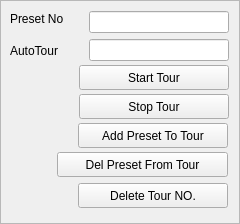
  <widget class="QFrame" name="frame7">
   <property name="geometry">
    <rect>
     <x>260</x>
     <y>170</y>
     <width>240</width>
     <height>224</height>
    </rect>
   </property>
   <property name="frameShape">
    <enum>QFrame::StyledPanel</enum>
   </property>
   <property name="frameShadow">
    <enum>QFrame::Plain</enum>
   </property>
   <property name="lineWidth">
    <number>1</number>
   </property>
   <property name="midLineWidth">
    <number>0</number>
   </property>
   <widget class="QLabel" name="textLabel3">
    <property name="geometry">
     <rect>
      <x>10</x>
      <y>11</y>
      <width>71</width>
      <height>16</height>
     </rect>
    </property>
    <property name="text">
     <string>Preset No</string>
    </property>
    <property name="wordWrap">
     <bool>false</bool>
    </property>
   </widget>
   <widget class="QLabel" name="textLabel2_2">
    <property name="geometry">
     <rect>
      <x>10</x>
      <y>43</y>
      <width>81</width>
      <height>16</height>
     </rect>
    </property>
    <property name="text">
     <string>AutoTour</string>
    </property>
    <property name="wordWrap">
     <bool>false</bool>
    </property>
   </widget>
   <widget class="QLineEdit" name="EditPresetNum">
    <property name="geometry">
     <rect>
      <x>89</x>
      <y>11</y>
      <width>140</width>
      <height>22</height>
     </rect>
    </property>
   </widget>
   <widget class="QLineEdit" name="AutoTourNo">
    <property name="geometry">
     <rect>
      <x>89</x>
      <y>39</y>
      <width>140</width>
      <height>22</height>
     </rect>
    </property>
   </widget>
   <widget class="QPushButton" name="ButStartTour">
    <property name="geometry">
     <rect>
      <x>79</x>
      <y>65</y>
      <width>150</width>
      <height>25</height>
     </rect>
    </property>
    <property name="text">
     <string>Start Tour</string>
    </property>
   </widget>
   <widget class="QPushButton" name="ButStopTour">
    <property name="geometry">
     <rect>
      <x>79</x>
      <y>94</y>
      <width>150</width>
      <height>25</height>
     </rect>
    </property>
    <property name="text">
     <string>Stop Tour</string>
    </property>
   </widget>
   <widget class="QPushButton" name="ButAddTour">
    <property name="geometry">
     <rect>
      <x>78</x>
      <y>123</y>
      <width>150</width>
      <height>25</height>
     </rect>
    </property>
    <property name="text">
     <string>Add Preset To Tour</string>
    </property>
   </widget>
   <widget class="QPushButton" name="ButDelTourPreset">
    <property name="geometry">
     <rect>
      <x>57</x>
      <y>152</y>
      <width>171</width>
      <height>25</height>
     </rect>
    </property>
    <property name="text">
     <string>Del Preset From Tour</string>
    </property>
   </widget>
   <widget class="QPushButton" name="ButDelTourNo">
    <property name="geometry">
     <rect>
      <x>78</x>
      <y>183</y>
      <width>150</width>
      <height>25</height>
     </rect>
    </property>
    <property name="text">
     <string>Delete Tour NO.</string>
    </property>
   </widget>
  </widget>
